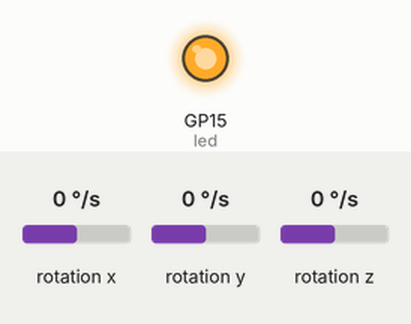
Recording of a program running on a simulated Raspberry Pi Pico running MicroPython. Parts: output pins drawn as LEDs (lit = HIGH). The inputs (shaded band) are chosen by the test bench; at power-on: rotation x 0 °/s, rotation y 0 °/s, rotation z 0 °/s. Library files of the repository ran but are not shown: imu.py; what the program prints to the serial console is not drawn.

Above: at 0.3 s.
Timing chart, 0 to 1.8 s (numbered marks = the images above):
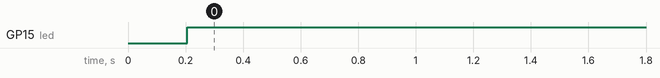

Measured:
- by itself, GP15 (led): LOW → HIGH at 0.21 s

The program:

main.py
```python
from imu import MPU6050
import time
from machine import Pin, I2C

led = Pin(15, Pin.OUT)
i2c = I2C(0, sda=Pin(0), scl=Pin(1), freq=400000)
imu = MPU6050(i2c)
counter = 0  # Initialize the counter variable

while True:
    print("Gyrometer value")
    gx = round(imu.gyro.x)

    print("X", gx)

    if gx <= 1:
        led.value(1)
        counter += 1  # Increment the counter
        print("steps:", counter)
    else:
        led.value(0)
    time.sleep(1)
```
